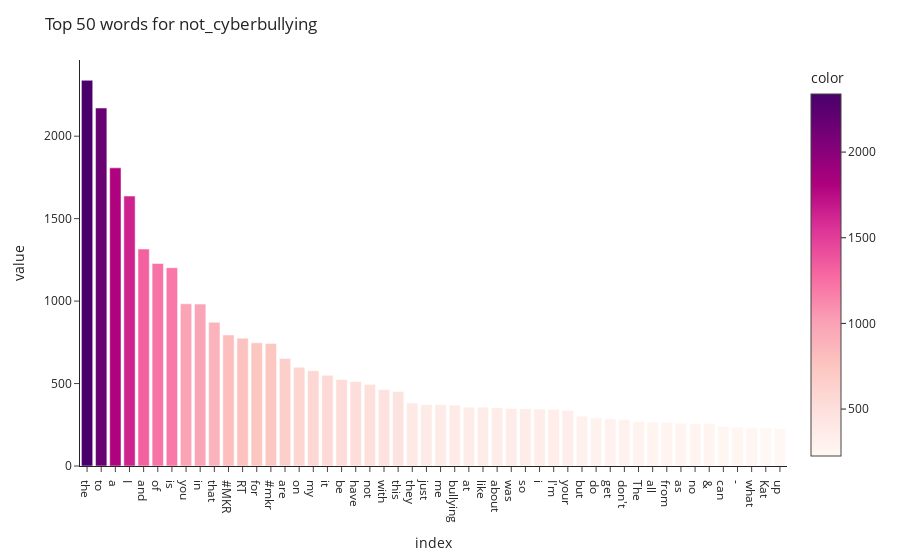
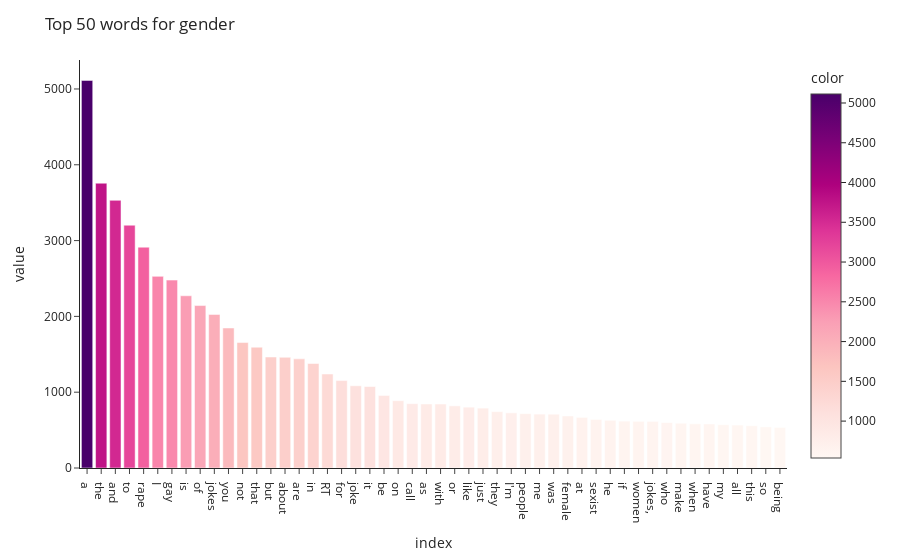
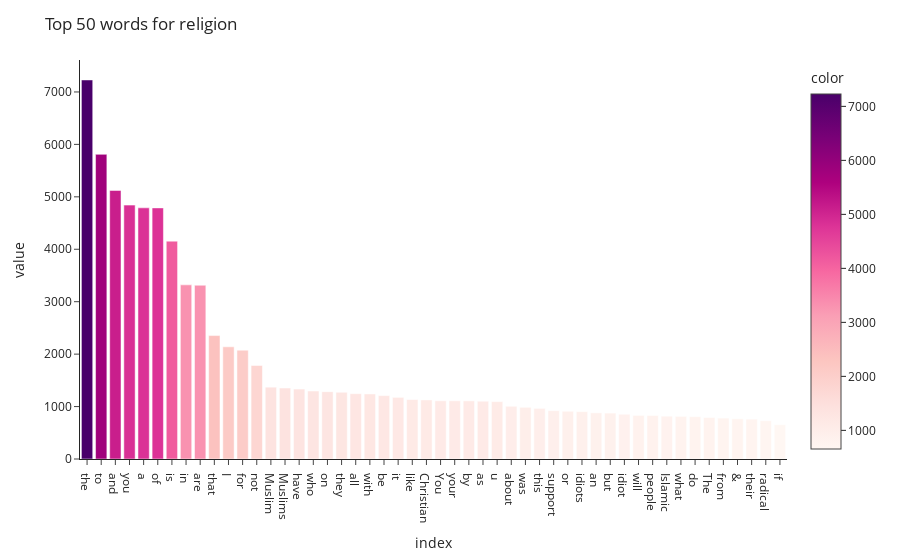
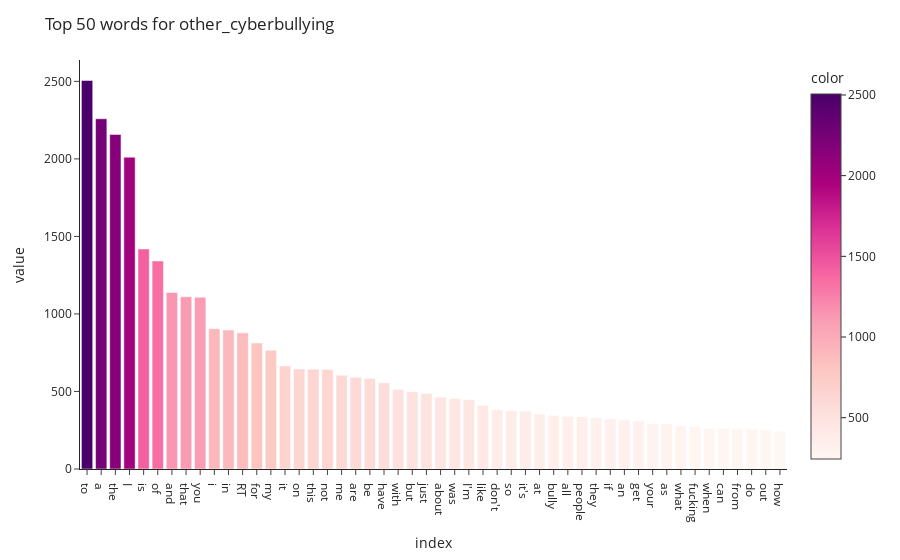

Notebook cell for these charts, in order:
### Code cell
for cyber_type in df.cyberbullying_type.unique():

    top50_word = df.tweet_text[df.cyberbullying_type==cyber_type].str.split(expand=True).stack().value_counts()[:50]

    fig = px.bar(top50_word, color=top50_word.values, color_continuous_scale=px.colors.sequential.RdPu, custom_data=[top50_word.values])
    fig.update_traces(hovertemplate='<b>Count: </b>%{customdata[0]}')

    fig.update_layout(title=f"Top 50 words for {cyber_type}",
                     template='simple_white',
                     hovermode='x unified')
    fig.show()

### Figure 1 — Plotly figure (JSON) as saved in the notebook; plotly's stock layout.template omitted (floating-point values rounded to 4 significant figures)
{"data": [{"alignmentgroup": "True", "customdata": [[2339], [2171], [1808], [1637], [1316], [1228], [1203], [984], [982], [872], [795], [775], [747], [743], [652], [599], [578], [550], [525], [512], [495], [463], [452], [382], [372], [372], [369], [357], [357], [353], [349], [348], [346], [343], [337], [302], [292], [287], [282], [270], [266], [265], [259], [258], [257], [241], [236], [232], [231], [226]], "hovertemplate": "<b>Count: </b>%{customdata[0]}", "legendgroup": "", "marker": {"color": [2339, 2171, 1808, 1637, 1316, 1228, 1203, 984, 982, 872, 795, 775, 747, 743, 652, 599, 578, 550, 525, 512, 495, 463, 452, 382, 372, 372, 369, 357, 357, 353, 349, 348, 346, 343, 337, 302, 292, 287, 282, 270, 266, 265, 259, 258, 257, 241, 236, 232, 231, 226], "coloraxis": "coloraxis", "pattern": {"shape": ""}}, "name": "", "offsetgroup": "", "orientation": "v", "showlegend": false, "textposition": "auto", "type": "bar", "x": ["the", "to", "a", "I", "and", "of", "is", "you", "in", "that", "#MKR", "RT", "for", "#mkr", "are", "on", "my", "it", "be", "have", "not", "with", "this", "they", "just", "me", "bullying", "at", "like", "about", "was", "so", "i", "I'm", "your", "but", "do", "get", "don't", "The", "all", "from", "as", "no", "&amp;", "can", "-", "what", "Kat", "up"], "xaxis": "x", "y": [2339, 2171, 1808, 1637, 1316, 1228, 1203, 984, 982, 872, 795, 775, 747, 743, 652, 599, 578, 550, 525, 512, 495, 463, 452, 382, 372, 372, 369, 357, 357, 353, 349, 348, 346, 343, 337, 302, 292, 287, 282, 270, 266, 265, 259, 258, 257, 241, 236, 232, 231, 226], "yaxis": "y"}], "layout": {"barmode": "relative", "coloraxis": {"colorbar": {"title": {"text": "color"}}, "colorscale": [[0, "rgb(255,247,243)"], [0.125, "rgb(253,224,221)"], [0.25, "rgb(252,197,192)"], [0.375, "rgb(250,159,181)"], [0.5, "rgb(247,104,161)"], [0.625, "rgb(221,52,151)"], [0.75, "rgb(174,1,126)"], [0.875, "rgb(122,1,119)"], [1, "rgb(73,0,106)"]]}, "hovermode": "x unified", "legend": {"tracegroupgap": 0}, "margin": {"t": 60}, "title": {"text": "Top 50 words for not_cyberbullying"}, "xaxis": {"anchor": "y", "domain": [0, 1], "title": {"text": "index"}}, "yaxis": {"anchor": "x", "domain": [0, 1], "title": {"text": "value"}}}}

### Figure 2 — Plotly figure (JSON) as saved in the notebook; plotly's stock layout.template omitted (floating-point values rounded to 4 significant figures)
{"data": [{"alignmentgroup": "True", "customdata": [[5113], [3757], [3531], [3203], [2913], [2528], [2479], [2272], [2143], [2026], [1847], [1655], [1594], [1464], [1461], [1440], [1379], [1240], [1153], [1085], [1075], [957], [888], [849], [845], [844], [820], [803], [790], [744], [728], [717], [711], [710], [687], [668], [641], [630], [618], [616], [615], [600], [591], [583], [581], [572], [567], [559], [543], [536]], "hovertemplate": "<b>Count: </b>%{customdata[0]}", "legendgroup": "", "marker": {"color": [5113, 3757, 3531, 3203, 2913, 2528, 2479, 2272, 2143, 2026, 1847, 1655, 1594, 1464, 1461, 1440, 1379, 1240, 1153, 1085, 1075, 957, 888, 849, 845, 844, 820, 803, 790, 744, 728, 717, 711, 710, 687, 668, 641, 630, 618, 616, 615, 600, 591, 583, 581, 572, 567, 559, 543, 536], "coloraxis": "coloraxis", "pattern": {"shape": ""}}, "name": "", "offsetgroup": "", "orientation": "v", "showlegend": false, "textposition": "auto", "type": "bar", "x": ["a", "the", "and", "to", "rape", "I", "gay", "is", "of", "jokes", "you", "not", "that", "but", "about", "are", "in", "RT", "for", "joke", "it", "be", "on", "call", "as", "with", "or", "like", "just", "they", "I'm", "people", "me", "was", "female", "at", "sexist", "he", "if", "women", "jokes,", "who", "make", "when", "have", "my", "all", "this", "so", "being"], "xaxis": "x", "y": [5113, 3757, 3531, 3203, 2913, 2528, 2479, 2272, 2143, 2026, 1847, 1655, 1594, 1464, 1461, 1440, 1379, 1240, 1153, 1085, 1075, 957, 888, 849, 845, 844, 820, 803, 790, 744, 728, 717, 711, 710, 687, 668, 641, 630, 618, 616, 615, 600, 591, 583, 581, 572, 567, 559, 543, 536], "yaxis": "y"}], "layout": {"barmode": "relative", "coloraxis": {"colorbar": {"title": {"text": "color"}}, "colorscale": [[0, "rgb(255,247,243)"], [0.125, "rgb(253,224,221)"], [0.25, "rgb(252,197,192)"], [0.375, "rgb(250,159,181)"], [0.5, "rgb(247,104,161)"], [0.625, "rgb(221,52,151)"], [0.75, "rgb(174,1,126)"], [0.875, "rgb(122,1,119)"], [1, "rgb(73,0,106)"]]}, "hovermode": "x unified", "legend": {"tracegroupgap": 0}, "margin": {"t": 60}, "title": {"text": "Top 50 words for gender"}, "xaxis": {"anchor": "y", "domain": [0, 1], "title": {"text": "index"}}, "yaxis": {"anchor": "x", "domain": [0, 1], "title": {"text": "value"}}}}

### Figure 3 — Plotly figure (JSON) as saved in the notebook; plotly's stock layout.template omitted (floating-point values rounded to 4 significant figures)
{"data": [{"alignmentgroup": "True", "customdata": [[7229], [5810], [5122], [4842], [4790], [4789], [4155], [3321], [3314], [2354], [2140], [2076], [1785], [1370], [1354], [1334], [1297], [1284], [1273], [1246], [1241], [1210], [1176], [1134], [1127], [1111], [1111], [1109], [1102], [1095], [1006], [986], [966], [923], [911], [903], [881], [876], [854], [832], [831], [817], [814], [808], [792], [780], [767], [760], [732], [655]], "hovertemplate": "<b>Count: </b>%{customdata[0]}", "legendgroup": "", "marker": {"color": [7229, 5810, 5122, 4842, 4790, 4789, 4155, 3321, 3314, 2354, 2140, 2076, 1785, 1370, 1354, 1334, 1297, 1284, 1273, 1246, 1241, 1210, 1176, 1134, 1127, 1111, 1111, 1109, 1102, 1095, 1006, 986, 966, 923, 911, 903, 881, 876, 854, 832, 831, 817, 814, 808, 792, 780, 767, 760, 732, 655], "coloraxis": "coloraxis", "pattern": {"shape": ""}}, "name": "", "offsetgroup": "", "orientation": "v", "showlegend": false, "textposition": "auto", "type": "bar", "x": ["the", "to", "and", "you", "a", "of", "is", "in", "are", "that", "I", "for", "not", "Muslim", "Muslims", "have", "who", "on", "they", "all", "with", "be", "it", "like", "Christian", "You", "your", "by", "as", "u", "about", "was", "this", "support", "or", "idiots", "an", "but", "idiot", "will", "people", "Islamic", "what", "do", "The", "from", "&amp;", "their", "radical", "if"], "xaxis": "x", "y": [7229, 5810, 5122, 4842, 4790, 4789, 4155, 3321, 3314, 2354, 2140, 2076, 1785, 1370, 1354, 1334, 1297, 1284, 1273, 1246, 1241, 1210, 1176, 1134, 1127, 1111, 1111, 1109, 1102, 1095, 1006, 986, 966, 923, 911, 903, 881, 876, 854, 832, 831, 817, 814, 808, 792, 780, 767, 760, 732, 655], "yaxis": "y"}], "layout": {"barmode": "relative", "coloraxis": {"colorbar": {"title": {"text": "color"}}, "colorscale": [[0, "rgb(255,247,243)"], [0.125, "rgb(253,224,221)"], [0.25, "rgb(252,197,192)"], [0.375, "rgb(250,159,181)"], [0.5, "rgb(247,104,161)"], [0.625, "rgb(221,52,151)"], [0.75, "rgb(174,1,126)"], [0.875, "rgb(122,1,119)"], [1, "rgb(73,0,106)"]]}, "hovermode": "x unified", "legend": {"tracegroupgap": 0}, "margin": {"t": 60}, "title": {"text": "Top 50 words for religion"}, "xaxis": {"anchor": "y", "domain": [0, 1], "title": {"text": "index"}}, "yaxis": {"anchor": "x", "domain": [0, 1], "title": {"text": "value"}}}}

### Figure 4 — Plotly figure (JSON) as saved in the notebook; plotly's stock layout.template omitted (floating-point values rounded to 4 significant figures)
{"data": [{"alignmentgroup": "True", "customdata": [[2506], [2259], [2158], [2011], [1419], [1342], [1138], [1111], [1108], [905], [897], [878], [813], [766], [665], [645], [644], [641], [605], [592], [583], [557], [513], [499], [487], [463], [454], [447], [411], [382], [376], [374], [356], [346], [340], [338], [332], [324], [317], [311], [294], [292], [278], [273], [261], [261], [260], [260], [253], [244]], "hovertemplate": "<b>Count: </b>%{customdata[0]}", "legendgroup": "", "marker": {"color": [2506, 2259, 2158, 2011, 1419, 1342, 1138, 1111, 1108, 905, 897, 878, 813, 766, 665, 645, 644, 641, 605, 592, 583, 557, 513, 499, 487, 463, 454, 447, 411, 382, 376, 374, 356, 346, 340, 338, 332, 324, 317, 311, 294, 292, 278, 273, 261, 261, 260, 260, 253, 244], "coloraxis": "coloraxis", "pattern": {"shape": ""}}, "name": "", "offsetgroup": "", "orientation": "v", "showlegend": false, "textposition": "auto", "type": "bar", "x": ["to", "a", "the", "I", "is", "of", "and", "that", "you", "i", "in", "RT", "for", "my", "it", "on", "this", "not", "me", "are", "be", "have", "with", "but", "just", "about", "was", "I'm", "like", "don't", "so", "it's", "at", "bully", "all", "people", "they", "if", "an", "get", "your", "as", "what", "fucking", "when", "can", "from", "do", "out", "how"], "xaxis": "x", "y": [2506, 2259, 2158, 2011, 1419, 1342, 1138, 1111, 1108, 905, 897, 878, 813, 766, 665, 645, 644, 641, 605, 592, 583, 557, 513, 499, 487, 463, 454, 447, 411, 382, 376, 374, 356, 346, 340, 338, 332, 324, 317, 311, 294, 292, 278, 273, 261, 261, 260, 260, 253, 244], "yaxis": "y"}], "layout": {"barmode": "relative", "coloraxis": {"colorbar": {"title": {"text": "color"}}, "colorscale": [[0, "rgb(255,247,243)"], [0.125, "rgb(253,224,221)"], [0.25, "rgb(252,197,192)"], [0.375, "rgb(250,159,181)"], [0.5, "rgb(247,104,161)"], [0.625, "rgb(221,52,151)"], [0.75, "rgb(174,1,126)"], [0.875, "rgb(122,1,119)"], [1, "rgb(73,0,106)"]]}, "hovermode": "x unified", "legend": {"tracegroupgap": 0}, "margin": {"t": 60}, "title": {"text": "Top 50 words for other_cyberbullying"}, "xaxis": {"anchor": "y", "domain": [0, 1], "title": {"text": "index"}}, "yaxis": {"anchor": "x", "domain": [0, 1], "title": {"text": "value"}}}}
